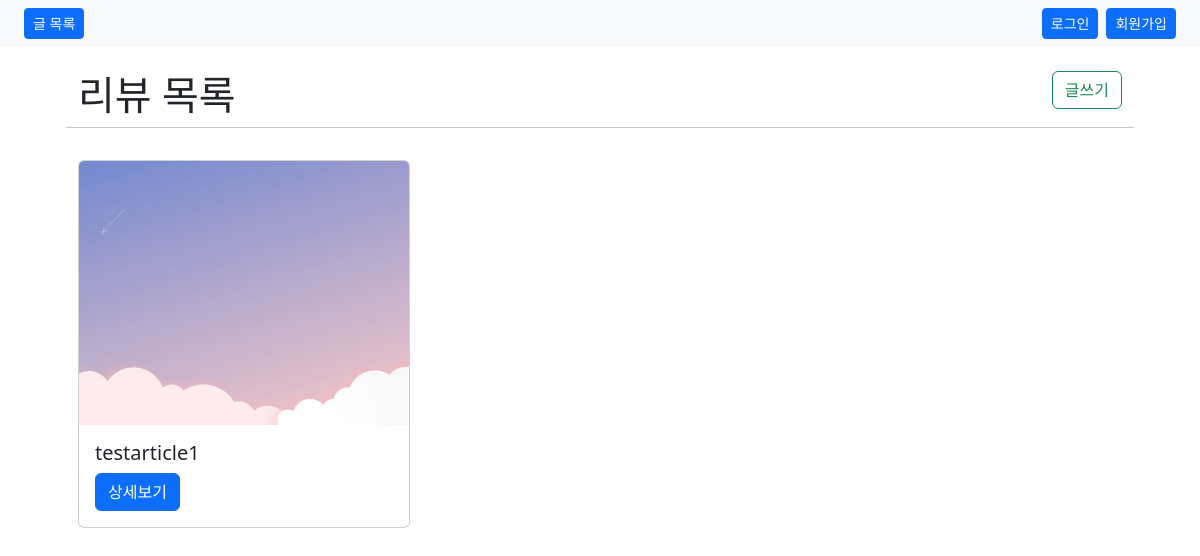
The page /reviews/ on the database as committed earlier.
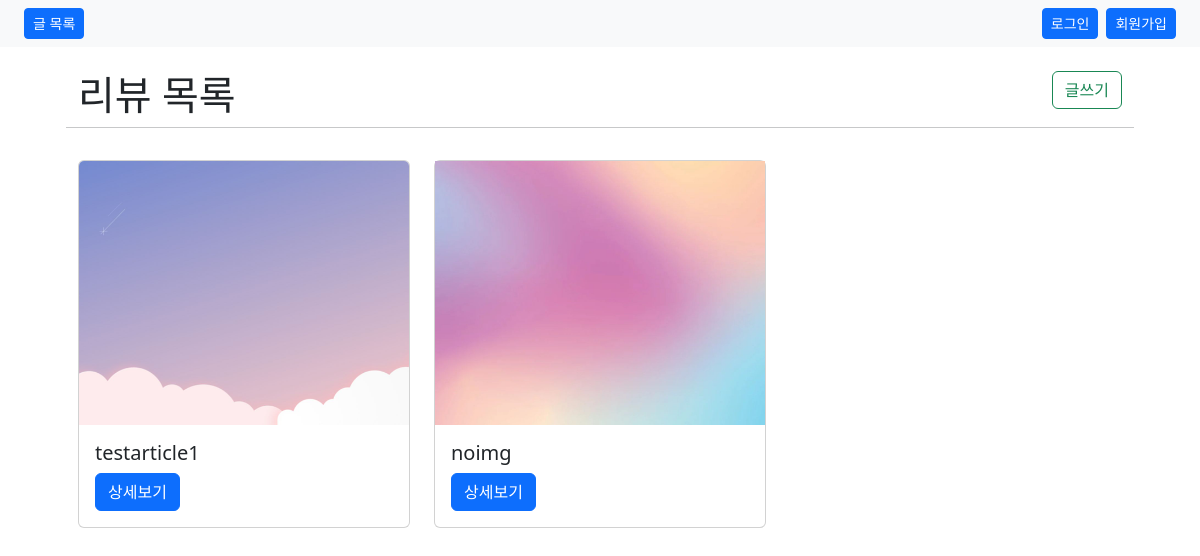
The same page on the database as committed later.
### reviews/models.py (models this page shows)
class Review(models.Model):
    user = models.ForeignKey(settings.AUTH_USER_MODEL, on_delete=models.CASCADE)
    title = models.CharField(max_length=80)
    content = models.TextField()
    image = ProcessedImageField(
        upload_to="images/",
        blank=True,
        processors=[ResizeToFill(1200, 960)],
        format="JPEG",
        options={"quality": 80},
    )
    like_users = models.ManyToManyField(
        settings.AUTH_USER_MODEL, related_name="like_reviews"
    )

### reviews/views.py (the view)
# urls.py: path("", views.index, name="index"),
def index(request):
    reviews = Review.objects.all()
    context = {"reviews": reviews}
    return render(request, "reviews/index.html", context)

### reviews/templates/reviews/index.html
{% extends 'base.html' %}
{% load static %}
{% load django_bootstrap5 %}
{% block body %}
  <div class="row m-4">
    <div class="col">
      <h1>리뷰 목록</h1>
    </div>
    <div class="col text-end">
      <a href="{% url 'reviews:create' %}" class="btn btn-outline-success">글쓰기</a>
    </div>
    <hr>
    {% for review in reviews %}
    <div class="col-4" >
      <div class="card my-3">
        {% if review.image %}
        <img src="{{ review.image.url }}" class="card-img-top">
        {% else %}
        <img src="{% static 'images/temp.jpg' %}">
        {% endif %}
        <div class="card-body">
          <h5 class="card-title">{{ review.title }}</h5>
          <a href="{% url 'reviews:detail' review.id %}" class="btn btn-primary">상세보기</a>
        </div>
      </div>
    </div>
    {% endfor %}
  </div>
{% endblock %}

### pjt/templates/base.html (shortened to what this page needs)
{% load django_bootstrap5 %}
{% load static %}
<!DOCTYPE html>
<html lang="en">
  <head>
    {% bootstrap_css %}
  </head>
  <body>
    <nav class="navbar navbar-expand-lg bg-light d-flex justify-content-between">
      <div class="container-fluid">
        <div class="container">
          <a class='btn btn-primary btn-sm' href="{% url 'reviews:index' %}">글 목록</a>
          {% if user.is_authenticated %}
            <a class='btn btn-primary btn-sm' href="{% url 'reviews:create' %}">글 작성</a>
          </div>
        </div>
        <div class="container justify-content-end">
          <a href="{% url 'accounts:detail' user.id %}" class="text-decoration-none px-2">{{ user.username }}</a>
          <a class='btn btn-primary btn-sm' href="{% url 'accounts:logout' %}">로그 아웃</a>
        </div>
      {% else %}
      </div>
      <div class="container d-flex justify-content-end ">
        <a class='btn btn-primary btn-sm mx-2' href="{% url 'accounts:login' %}">로그인</a>
        <a class='btn btn-primary btn-sm' href="{% url 'accounts:signup' %}">회원가입</a>
      </div>
    {% endif %}
    </nav>
  <div class="container">
    {% block body %}{% endblock body %}
  </div>
</body>
</html>

Rows that differ between the two databases and show on the page:
added Review: title "noimg"
